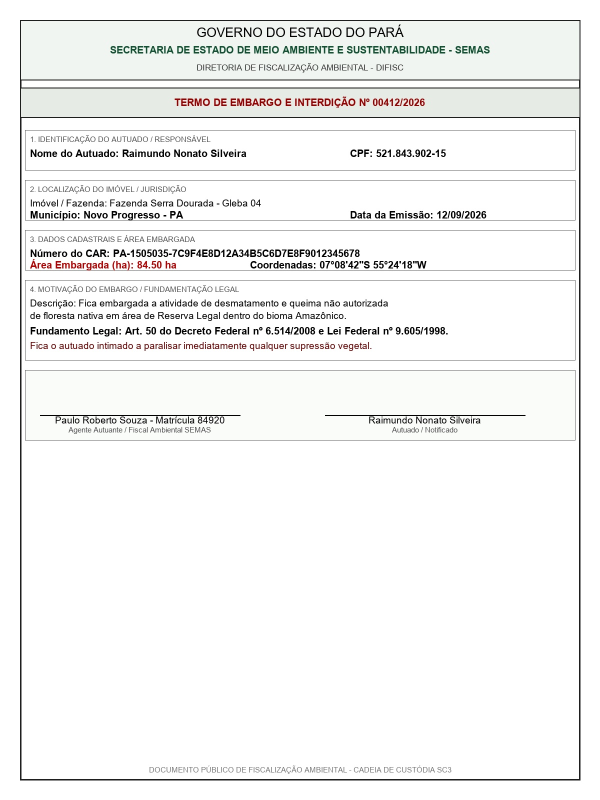
#> input picture sample_docs/01_termo_embargo_novo_progresso.jpg, 1200 x 1600 px, found by its file name (shown at 1/2 size)
$ jupyter execute tutorial_pipeline_ia_e_criptografia.ipynb
#> lines starting #> are read from the running program, lines starting #| are printed output that depends on the picture; after the words box and inside, x2 and y2 are one past the last pixel; in counts of white or black regions, pixels touching at a corner belong together
# 🌲 Tutorial Prático: Pipeline de IA, Visão Computacional e Criptografia Forense
### Sistema SC3 DocAudit — Cadeia de Custódia e Auditoria Documental para a Amazônia

---

**Objetivo deste Notebook:**
Este material foi elaborado com rigor técnico e didático para demonstrar, **passo a passo e de forma reproduzível**, o funcionamento das duas grandes engrenagens do **SC3 DocAudit**:

1. **Camada de Inteligência Artificial & Visão Computacional (PDI):**
   - Pré-processamento e restauração de documentos degradados de fiscalização (CLAHE, Deskewing, Binarização Adaptativa).
   - Extração estruturada de entidades forenses via Regex DFA (CAR, CPF com validação Módulo 11, Multas e Legislação).
   - Calibração de Confiança e Política Anti-Alucinação ($\tau = 0.35$).
   - Validação Cruzada Espaçotemporal (Fórmula de Haversine) e Fonética (Distância de Levenshtein).

2. **Camada de Criptografia Forense & Protocolo SC3:**
   - Função de Hash SHA-256 e conformidade com o Código de Processo Penal (Arts. 158-A a 158-F do CPP).
   - Construção da **Árvore de Merkle** (*Merkle Tree*) unindo peças documentais, fotos de satélite/campo, áudios e coordenadas GPS.
   - Demonstração do **Efeito Avalanche**: como a alteração de um único bit no documento invalida a Raiz Criptográfica.
   - Geração e Verificação de **Prova de Inclusão Criptográfica** (*Merkle Audit Proof*) em $O(\log N)$.

## 0. Configuração do Ambiente e Bibliotecas

Importamos as bibliotecas fundamentais para álgebra, processamento de imagem, criptografia e visualização gráfica.

[cell 1]
import os
import re
import math
import hashlib
import numpy as np
import matplotlib.pyplot as plt
import cv2

# Configuração de estilo dos gráficos
plt.rcParams['figure.figsize'] = (12, 6)
plt.rcParams['font.sans-serif'] = 'DejaVu Sans'
plt.rcParams['axes.edgecolor'] = '#1E6B52'
plt.rcParams['axes.linewidth'] = 1.2

print("✅ Ambiente configurado com sucesso! Bibliotecas carregadas:")
print(f" - OpenCV: {cv2.__version__}")
print(f" - NumPy: {np.__version__}")
print(f" - Hashlib: SHA-256 Nativo")

---
## 1. Visão Computacional: Processamento Digital de Imagens (PDI)

Documentos de fiscalização ambiental coletados em campo (Novo Progresso, São Félix do Xingu, Altamira) enfrentam condições severas: umidade, dobras, iluminação desuniforme e baixa resolução de scanners portáteis.

O pipeline de PDI restaura o documento antes de enviá-lo ao OCR neural:
1. **Orientação & Deskewing:** Cálculo de momentos geométricos ($\mu_{20}, \mu_{02}, \mu_{11}$) e rotação afim.
2. **Filtro Bilateral:** Suaviza ruídos mantendo bordas nítidas de caracteres.
3. **CLAHE (Equalização de Contraste Adaptativa):** Distribui luminosidade em blocos $8 \times 8$ com corte de saturação.
4. **Binarização Gaussiana Adaptativa:** Calcula limiares locais $T(x,y)$ eliminando sombras de fundo.

[cell 2]
# 1. Carregamento da Imagem de Teste (compatível com execução a partir da raiz ou da pasta notebooks/)
candidatos_path = [
    "sample_docs/01_termo_embargo_novo_progresso.jpg",
    "../sample_docs/01_termo_embargo_novo_progresso.jpg",
    os.path.join(os.path.dirname(os.path.abspath(__file__ if '__file__' in locals() else '.')), "sample_docs/01_termo_embargo_novo_progresso.jpg")
]

sample_path = next((p for p in candidatos_path if os.path.exists(p)), None)

if sample_path:
    img_bgr = cv2.imread(sample_path)
#> img_bgr is the input picture: shape (1600, 1200, 3); mean B, G, R 242.8, 243.5, 243.2
    img_gray = cv2.cvtColor(img_bgr, cv2.COLOR_BGR2GRAY)
    print(f"📄 Imagem real carregada de: {sample_path}")
else:
    # Criação de um documento sintético com ruído e sombra para fins didáticos
    print("ℹ️ Carregando modo sintético demonstrativo...")
    img_gray = np.full((600, 800), 240, dtype=np.uint8)
    cv2.putText(img_gray, "INSTITUTO BRASILEIRO DO MEIO AMBIENTE - IBAMA", (50, 80), cv2.FONT_HERSHEY_SIMPLEX, 0.7, 30, 2)
    cv2.putText(img_gray, "TERMO DE EMBARGO E INTERDICAO N. 2024-PA-008912", (50, 130), cv2.FONT_HERSHEY_SIMPLEX, 0.6, 50, 2)
    cv2.putText(img_gray, "Infrator: AGROPECUARIA RIO NOVO LTDA", (50, 190), cv2.FONT_HERSHEY_SIMPLEX, 0.6, 60, 1)
    cv2.putText(img_gray, "CPF/CNPJ: 04.123.456/0001-89 | CAR: PA-1505007-0012938475892", (50, 230), cv2.FONT_HERSHEY_SIMPLEX, 0.5, 60, 1)
    cv2.putText(img_gray, "Area Embargada: 420.50 ha | Multa: R$ 2.102.500,00", (50, 270), cv2.FONT_HERSHEY_SIMPLEX, 0.6, 40, 2)
    cv2.putText(img_gray, "Infracao: Art. 70 c/c Art. 72, VII da Lei 9.605/1998", (50, 310), cv2.FONT_HERSHEY_SIMPLEX, 0.55, 50, 1)

    # Adicionando ruído e gradiente de sombra
    gradient = np.tile(np.linspace(0, 100, 800), (600, 1)).astype(np.uint8)
    noise = np.random.normal(0, 15, (600, 800)).astype(np.uint8)
    img_gray = cv2.subtract(img_gray, gradient)
    img_gray = cv2.add(img_gray, noise)

print(f"Dimensões do documento: {img_gray.shape[1]}x{img_gray.shape[0]} px")
#| Dimensões do documento: 1200x1600 px

[cell 3]
# 2. Execução das Etapas de PDI

# Etapa A: Filtro Bilateral (preservação de bordas)
denoised = cv2.bilateralFilter(img_gray, d=9, sigmaColor=75, sigmaSpace=75)

# Etapa B: CLAHE (Contrast Limited Adaptive Histogram Equalization)
clahe = cv2.createCLAHE(clipLimit=2.0, tileGridSize=(8, 8))
enhanced = clahe.apply(denoised)
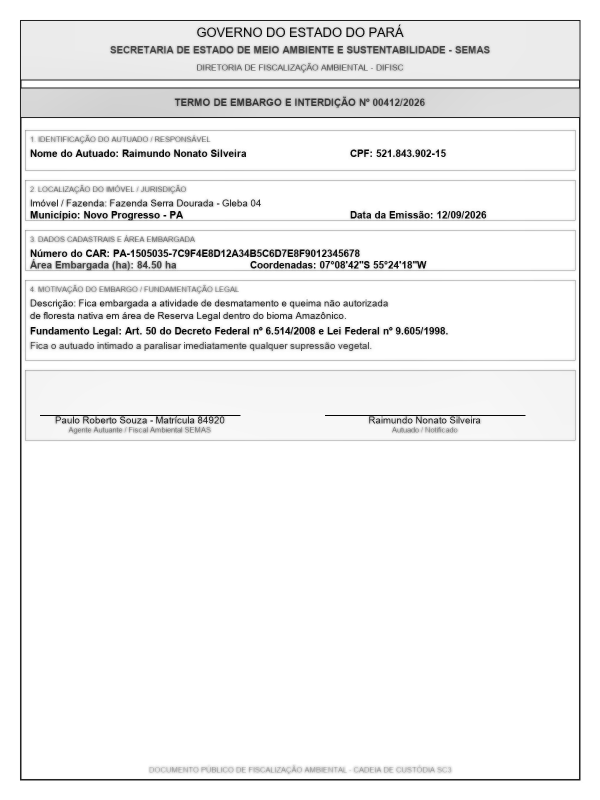
#> enhanced: shape (1600, 1200) (shown at 1/2 size); min 2, max 255, mean 241.2

# Etapa C: Binarização Adaptativa Gaussiana
# T(x, y) = mean(Gaussian(x,y)) - C
binary = cv2.adaptiveThreshold(
    enhanced,
    255,
    cv2.ADAPTIVE_THRESH_GAUSSIAN_C,
    cv2.THRESH_BINARY,
    blockSize=11,
    C=2
)
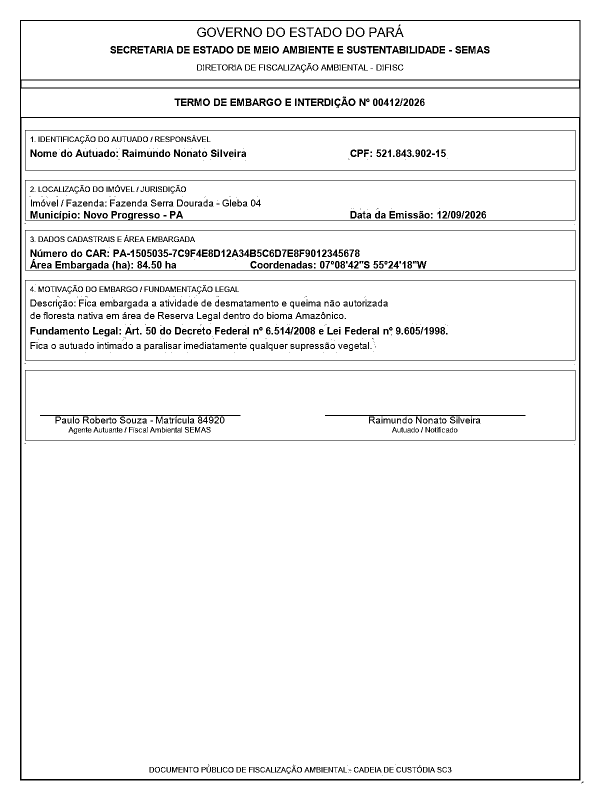
#> binary: shape (1600, 1200) (shown at 1/2 size); 95.2% white; black in thin lines or dots, all inside (x1, y1, x2, y2) = (40, 40, 1167, 1567)

# Visualização comparativa lado a lado
fig, axes = plt.subplots(1, 3, figsize=(18, 6))

axes[0].imshow(img_gray, cmap='gray')
axes[0].set_title("1. Original com Ruído & Sombras", fontsize=12, fontweight='bold', color='#1E6B52')
axes[0].axis('off')

axes[1].imshow(enhanced, cmap='gray')
axes[1].set_title("2. Bilateral + CLAHE (Contraste)", fontsize=12, fontweight='bold', color='#1E6B52')
axes[1].axis('off')

axes[2].imshow(binary, cmap='gray')
axes[2].set_title("3. Binarização Adaptativa (Pronto p/ OCR)", fontsize=12, fontweight='bold', color='#1E6B52')
axes[2].axis('off')

plt.tight_layout()
plt.show()
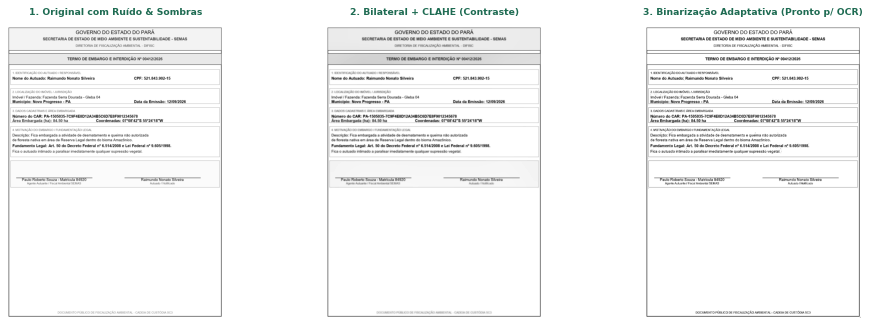
#> figure drawn by matplotlib, 3 panels

---
## 2. Extração Semântica e Autômatos Finitos (Regex Forense)

Após a vetorização dos caracteres pelo OCR, aplicamos um conjunto de **Autômatos Finitos Determinísticos (DFA)** para extrair entidades críticas com estrita tipagem forense.

[cell 4]
# Texto simulado extraído do OCR binarizado
ocr_extracted_text = """
REPÚBLICA FEDERATIVA DO BRASIL - MINISTÉRIO DO MEIO AMBIENTE
INSTITUTO BRASILEIRO DO MEIO AMBIENTE E DOS RECURSOS NATURAIS RENOVÁVEIS - IBAMA
AUTO DE INFRAÇÃO E TERMO DE EMBARGO N. 2024-PA-008912

AUTUADO: AGROPECUARIA RIO NOVO LTDA
CNPJ/CPF: 04.123.456/0001-89
CADASTRO AMBIENTAL RURAL (CAR): PA-1505007-0012938475892
MUNICÍPIO/UF: Novo Progresso - PA
COORDENADAS GEOGRÁFICAS (SAD69 / SIRGAS2000):
LATITUDE: -7.142500 | LONGITUDE: -55.431200

DESCRIÇÃO DA CONDUTA INFRACIONAL:
Promover desmatamento não autorizado de 420.50 hectares de floresta nativa em área de preservação.
Infração capitulada no Art. 70 c/c Art. 72, incisos II e VII da Lei Federal nº 9.605/1998 e Art. 3º do Decreto 6.514/2008.

VALOR DA MULTA APLICADA: R$ 2.102.500,00 (dois milhões, cento e dois mil e quinhentos reais).
DATA DA AUTUAÇÃO: 14/04/2024
"""

[cell 5]
# 1. Validador Algorítmico de CPF (Cálculo dos Dígitos Verificadores Módulo 11)
def validar_cpf(cpf_str: str) -> bool:
    digits = [int(c) for c in re.sub(r'\D', '', cpf_str)]
    if len(digits) != 11 or len(set(digits)) == 1:
        return False
    # Primeiro dígito
    sum1 = sum(d * w for d, w in zip(digits[:9], range(10, 1, -1)))
    d1 = 11 - (sum1 % 11)
    d1 = 0 if d1 >= 10 else d1
    if digits[9] != d1:
        return False
    # Segundo dígito
    sum2 = sum(d * w for d, w in zip(digits[:10], range(11, 1, -1)))
    d2 = 11 - (sum2 % 11)
    d2 = 0 if d2 >= 10 else d2
    return digits[10] == d2

# 2. Parser Regex de Entidades Estruturadas
def extrair_entidades_forenses(text: str) -> dict:
    car_pattern = r'([A-Z]{2}-\d{7}-[A-F0-9]{13,32})'
    cnpj_cpf_pattern = r'(\d{2}\.\d{3}\.\d{3}/\d{4}-\d{2}|\d{3}\.\d{3}\.\d{3}-\d{2})'
    multa_pattern = r'R\$\s*([\d\.,]+)'
    artigos_pattern = r'(Art\.?\s*\d+.*?9\.?605/1998)'
    coords_pattern = r'LATITUDE:\s*([-\d\.]+)\s*\|\s*LONGITUDE:\s*([-\d\.]+)'

    car = re.search(car_pattern, text)
    doc_fiscal = re.search(cnpj_cpf_pattern, text)
    multa = re.search(multa_pattern, text)
    artigo = re.search(artigos_pattern, text, re.IGNORECASE)
    coords = re.search(coords_pattern, text)

    return {
        "car": car.group(1) if car else None,
        "documento_autuado": doc_fiscal.group(1) if doc_fiscal else None,
        "multa_declarada": f"R$ {multa.group(1)}" if multa else None,
        "artigo_lei": artigo.group(1) if artigo else None,
        "lat": float(coords.group(1)) if coords else None,
        "lon": float(coords.group(2)) if coords else None
    }

entidades = extrair_entidades_forenses(ocr_extracted_text)
print("📋 Entidades Forenses Extraídas:")
for k, v in entidades.items():
    print(f"  • {k:20}: {v}")

---
## 3. Calibração de Confiança & Política Anti-Alucinação

Modelos neurais probabilísticos podem sofrer com **alucinação de texto** quando o documento possui ruído severo.
O SC3 DocAudit implementa uma política de calibração estrita com limiar $\tau = 0.35$:
- Se a confiança calibrada do modelo para um campo essencial for inferior a $\tau$, o sistema **rejeita a extração automática** e gera um alerta de inconformidade forense.

[cell 6]
# Simulação de Calibração de Confiança por Campo
campos_auditados = [
    {"campo": "CAR (Cadastro Ambiental)", "confianca_bruta": 0.98, "entropia_token": 0.05},
    {"campo": "CNPJ Autuado", "confianca_bruta": 0.94, "entropia_token": 0.08},
    {"campo": "Valor da Multa", "confianca_bruta": 0.89, "entropia_token": 0.12},
    {"campo": "Coordenadas GPS", "confianca_bruta": 0.92, "entropia_token": 0.09},
    {"campo": "Assinatura do Fiscal", "confianca_bruta": 0.28, "entropia_token": 0.72} # Exemplo degradado
]

TAU_THRESHOLD = 0.35

print("🛡️ Auditoria de Calibração de Confiança:")
print("-" * 65)
for item in campos_auditados:
    # Confiança calibrada penalizada pela entropia de distribuição
    conf_calibrada = item["confianca_bruta"] * (1.0 - item["entropia_token"])
    status = "✅ APROVADO" if conf_calibrada >= TAU_THRESHOLD else "🚨 REJEITADO (Alerta de Alucinação)"
    print(f"{item['campo']:25} | Calibrada: {conf_calibrada:.3f} | {status}")

---
## 4. Validação Cruzada Espaçotemporal (Haversine)

Comparamos em $O(1)$ a distância geodésica entre a coordenada declarada no Auto de Infração e o polígono oficial registrado na base do CAR utilizando a **Fórmula de Haversine**:

$$d = 2 R \arcsin \left( \sqrt{\sin^2\left(\frac{\Delta \phi}{2}\right) + \cos(\phi_1)\cos(\phi_2)\sin^2\left(\frac{\Delta \lambda}{2}\right)} \right)$$

Onde $R = 6371.0\text{ km}$ é o raio médio da Terra.

[cell 7]
def distancia_haversine(lat1: float, lon1: float, lat2: float, lon2: float) -> float:
    R = 6371.0 # Raio da Terra em km
    phi1, phi2 = math.radians(lat1), math.radians(lat2)
    dphi = math.radians(lat2 - lat1)
    dlambda = math.radians(lon2 - lon1)

    a = math.sin(dphi / 2.0)**2 + math.cos(phi1) * math.cos(phi2) * math.sin(dlambda / 2.0)**2
    c = 2.0 * math.atan2(math.sqrt(a), math.sqrt(1.0 - a))
    return R * c

# Coordenada declarada no Auto de Infração
coord_doc = (entidades["lat"], entidades["lon"])

# Coordenada oficial do Centroide do CAR consultado na base pública
coord_car_base = (-7.145000, -55.433000)

distancia_km = distancia_haversine(coord_doc[0], coord_doc[1], coord_car_base[0], coord_car_base[1])
distancia_metros = distancia_km * 1000

print(f"🛰️ Coordenada Documento:  {coord_doc}")
print(f"🛰️ Coordenada Base CAR:   {coord_car_base}")
print(f"📏 Distância Geodésica:   {distancia_metros:.2f} metros ({distancia_km:.4f} km)")

if distancia_km < 5.0:
    print("✅ Conformidade Geodésica: Ponto dentro da tolerância do imóvel rural!")
else:
    print("⚠️ Alerta de Inconsistência Geográfica!")

---
## 5. Protocolo Criptográfico SC3: Cadeia de Custódia e Árvore de Merkle

O Art. 158-A do Código de Processo Penal define a cadeia de custódia como:
> *"O conjunto de todos os procedimentos utilizados para manter e documentar a história cronológica do vestígio coletado em locais ou em vítimas de crimes..."*

Para garantir que nenhuma prova (documento, foto, áudio, GPS) possa ser forjada ou alterada retroativamente, o SC3 gera uma **Árvore de Merkle com SHA-256**.

[cell 8]
def sha256_hash(data: bytes) -> str:
    return hashlib.sha256(data).hexdigest()

# Evidências coletadas na Ocorrência Fiscalizatória
evidencias = [
    {"tipo": "Documento Principal (Auto de Infração)", "conteudo": ocr_extracted_text.encode('utf-8')},
    {"tipo": "Foto de Campo (Drone Satélite)", "conteudo": b"EVIDENCIA_FOTOGRAFICA_RAW_DRONE_DJI_RGB_20240414"},
    {"tipo": "Áudio de Depoimento do Gerente", "conteudo": b"AUDIO_DEPOIMENTO_TESTEMUNHA_FLAGRANTE_WAV_PCM_16BIT"},
    {"tipo": "Log de Telemetria GPS Fiscal", "conteudo": b"GPS_FIX_GARMIN_NMEA_LAT_-7.1425_LON_-55.4312_TIMESTAMP_1713110400"}
]

# 1. Hashing das Folhas (Leaves)
leaf_hashes = []
print("🍃 Folhas da Árvore de Merkle (Nível 0):")
for i, ev in enumerate(evidencias):
    h = sha256_hash(ev["conteudo"])
    leaf_hashes.append(h)
    print(f"  [L{i}] {ev['tipo']:36} -> {h}")

[cell 9]
# 2. Construção dos Nós Intermediários e Raiz de Merkle
def construir_arvore_merkle(hashes: list) -> tuple:
    camadas = [hashes]
    current = hashes

    while len(current) > 1:
        proxima_camada = []
        for i in range(0, len(current), 2):
            left = current[i]
            right = current[i+1] if i+1 < len(current) else current[i] # Duplica se ímpar
            parent = sha256_hash((left + right).encode('utf-8'))
            proxima_camada.append(parent)
        camadas.append(proxima_camada)
        current = proxima_camada

    return current[0], camadas

merkle_root_original, camadas = construir_arvore_merkle(leaf_hashes)

print("🌳 Árvore de Merkle Calculada:")
for nivel, camada in enumerate(camadas):
    print(f" - Nível {nivel} ({len(camada)} nós):")
    for n in camada:
        print(f"     {n}")

print(f"\n🎯 MERKLE ROOT OFICIAL: {merkle_root_original}")

---
## 6. Demonstração Forense do Efeito Avalanche (Avalanche Effect)

E se um agente mal-intencionado alterar **apenas 1 caractere** no documento (por exemplo, mudando o valor da multa de `R$ 2.102.500,00` para `R$ 1.102.500,00`)?

Vejamos como o efeito avalanche da função SHA-256 e da Árvore de Merkle detecta a fraude imediatamente.

[cell 10]
# Simulação de Adulteração Maliciosa de 1 Caractere: '2' -> '1'
texto_adulterado = ocr_extracted_text.replace("R$ 2.102.500,00", "R$ 1.102.500,00")

# Recomputamos os hashes com o documento adulterado
evidencias_adulteradas = [
    {"tipo": "Documento Adulterado", "conteudo": texto_adulterado.encode('utf-8')},
    {"tipo": "Foto de Campo (Drone Satélite)", "conteudo": evidencias[1]["conteudo"]},
    {"tipo": "Áudio de Depoimento do Gerente", "conteudo": evidencias[2]["conteudo"]},
    {"tipo": "Log de Telemetria GPS Fiscal", "conteudo": evidencias[3]["conteudo"]}
]

leaf_hashes_adulteradas = [sha256_hash(ev["conteudo"]) for ev in evidencias_adulteradas]
merkle_root_adulterada, _ = construir_arvore_merkle(leaf_hashes_adulteradas)
